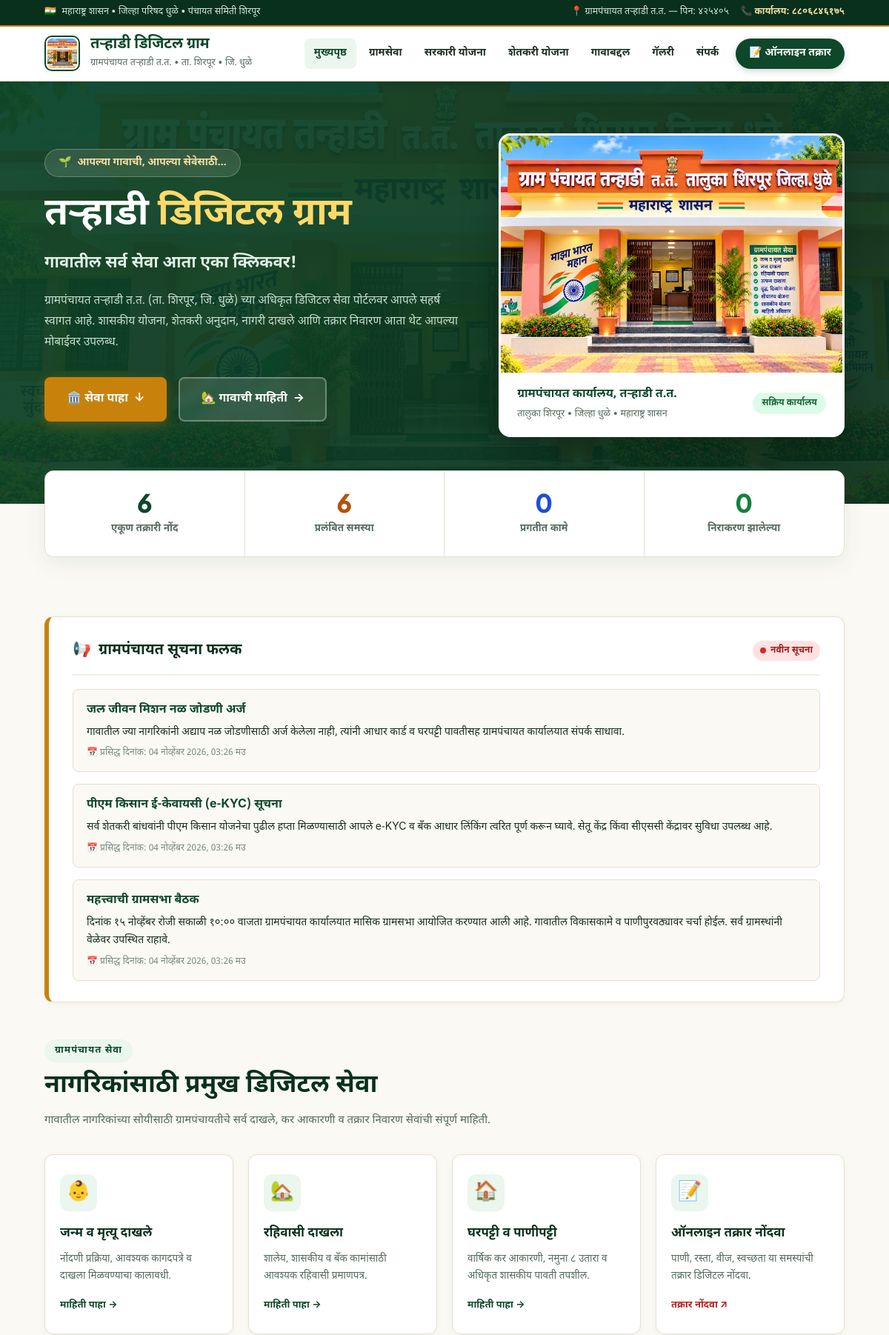
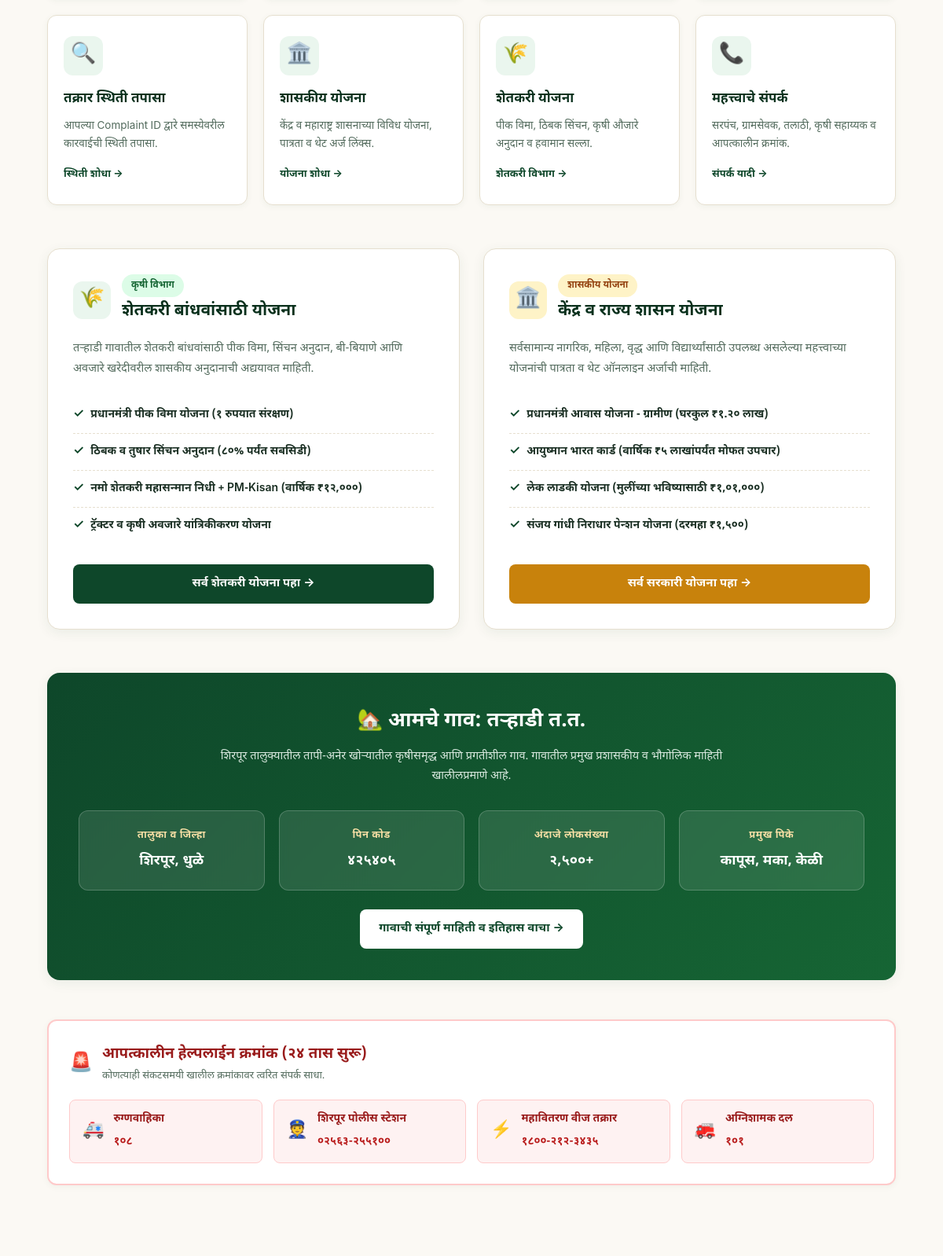
The page / (upper part) on the database its author committed (2 pictures, top to bottom).
### village/models.py (models this page shows, shortened)
class Notice(models.Model):
    title = models.CharField(max_length=200)
    message = models.TextField()
    created_at = models.DateTimeField(auto_now_add=True)
    class Meta:
        ordering = ['-created_at']
        verbose_name = 'सूचना'
        verbose_name_plural = 'सूचना'

### village/views.py (the view)
# urls.py: path("", views.home, name="home"),
def home(request):
    notices = Notice.objects.all()[:5]
    emergency_contacts = ImportantContact.objects.filter(is_emergency=True)[:4]
    all_contacts = ImportantContact.objects.filter(is_emergency=False)[:4]
    gallery = GalleryImage.objects.all()[:4]
    info_items = VillageInfo.objects.all()[:6]
    context = {
        "notices": notices,
        "emergency_contacts": emergency_contacts,
        "all_contacts": all_contacts,
        "gallery": gallery,
        "info_items": info_items,
        "total_complaints": Complaint.objects.count(),
        "pending_complaints": Complaint.objects.filter(status="Pending").count(),
        "in_progress_complaints": Complaint.objects.filter(status="In Progress").count(),
        "resolved_complaints": Complaint.objects.filter(status="Resolved").count(),
    }
    return render(request, "village/home.html", context)

### village/templates/village/home.html (shortened to what this page needs)
{% extends 'village/base.html' %}
{% load static %}
{% block nav_home %}active{% endblock %}
{% block content %}
<section class="village-hero">
    <div class="hero-inner">
        <div data-aos="fade-right">
            <div class="hero-tag">
                <span>🌱</span>
                <span>आपल्या गावाची, आपल्या सेवेसाठी...</span>
            </div>
            <h1 class="hero-title">
                तऱ्हाडी <span>डिजिटल ग्राम</span>
            </h1>
            <div class="hero-subtitle">
                गावातील सर्व सेवा आता एका क्लिकवर!
            </div>
            <p class="hero-desc">
                ग्रामपंचायत तऱ्हाडी त.त. (ता. शिरपूर, जि. धुळे) च्या अधिकृत डिजिटल सेवा पोर्टलवर आपले सहर्ष स्वागत आहे. शासकीय योजना, शेतकरी अनुदान, नागरी दाखले आणि तक्रार निवारण आता थेट आपल्या मोबाईवर उपलब्ध.
            </p>
            <div class="hero-buttons">
                <a href="#quick-services" class="hero-btn-primary">
                    <span>🏛️ सेवा पाहा</span>
                    <span>↓</span>
                </a>
                <a href="/about/" class="hero-btn-secondary">
                    <span>🏡 गावाची माहिती</span>
                    <span>→</span>
                </a>
            </div>
        </div>
        <div data-aos="fade-left">
            <div class="hero-visual-card card-tilt">
                <img src="{% static 'images/GPTTT.png' %}" alt="ग्रामपंचायत तऱ्हाडी त.त. इमारत">
                <div class="hero-visual-caption">
                    <div>
                        <h3>ग्रामपंचायत कार्यालय, तऱ्हाडी त.त.</h3>
                        <p>तालुका शिरपूर • जिल्हा धुळे • महाराष्ट्र शासन</p>
                    </div>
                    <span class="badge badge-green">सक्रिय कार्यालय</span>
                </div>
            </div>
        </div>
    </div>
</section>
<div class="stats-banner-wrap">
    <div class="stats-grid" data-aos="fade-up">
        <div class="stat-box">
            <div class="stat-number" style="color:var(--forest-green);" data-target="{{ total_complaints }}">{{ total_complaints }}</div>
            <div class="stat-title">एकूण तक्रारी नोंद</div>
        </div>
        <div class="stat-box">
            <div class="stat-number" style="color:#b45309;" data-target="{{ pending_complaints }}">{{ pending_complaints }}</div>
            <div class="stat-title">प्रलंबित समस्या</div>
        </div>
        <div class="stat-box">
            <div class="stat-number" style="color:#1d4ed8;" data-target="{{ in_progress_complaints }}">{{ in_progress_complaints }}</div>
            <div class="stat-title">प्रगतीत कामे</div>
        </div>
        <div class="stat-box">
            <div class="stat-number" style="color:#15803d;" data-target="{{ resolved_complaints }}">{{ resolved_complaints }}</div>
            <div class="stat-title">निराकरण झालेल्या</div>
        </div>
    </div>
</div>
<div class="page-container">
    {% if notices %}
    <section class="notice-section" data-aos="fade-up">
        <div class="notice-header">
            <h2>
                <span>📢</span>
                <span>ग्रामपंचायत सूचना फलक</span>
            </h2>
            <div class="notice-badge-live">नवीन सूचना</div>
        </div>
        <div class="notice-list">
            {% for notice in notices %}
            <div class="notice-card-item">
                <h3>{{ notice.title }}</h3>
                <p>{{ notice.message }}</p>
                <div class="notice-card-date">
                    📅 प्रसिद्ध दिनांक: {{ notice.created_at|date:"d F Y, h:i A" }}
                </div>
            </div>
            {% endfor %}
        </div>
    </section>
    {% endif %}
    <section class="services-section" id="quick-services">
        <div class="section-eyebrow">ग्रामपंचायत सेवा</div>
        <h2 class="section-title">नागरिकांसाठी प्रमुख डिजिटल सेवा</h2>
        <p class="section-desc">
            गावातील नागरिकांच्या सोयीसाठी ग्रामपंचायतीचे सर्व दाखले, कर आकारणी व तक्रार निवारण सेवांची संपूर्ण माहिती.
        </p>
        <div class="service-cards-grid">
            <a class="service-card card-tilt" href="/gramseva/#birth" data-aos="fade-up" data-aos-delay="50">
                <div class="icon-box">👶</div>
                <h3>जन्म व मृत्यू दाखले</h3>
                <p>नोंदणी प्रक्रिया, आवश्यक कागदपत्रे व दाखला मिळवण्याचा कालावधी.</p>
                <div class="action-link">माहिती पाहा →</div>
            </a>
            <a class="service-card card-tilt" href="/gramseva/#residence" data-aos="fade-up" data-aos-delay="100">
                <div class="icon-box">🏡</div>
                <h3>रहिवासी दाखला</h3>
                <p>शालेय, शासकीय व बँक कामांसाठी आवश्यक रहिवासी प्रमाणपत्र.</p>
                <div class="action-link">माहिती पाहा →</div>
            </a>
            <a class="service-card card-tilt" href="/gramseva/#property_tax" data-aos="fade-up" data-aos-delay="150">
                <div class="icon-box">🏠</div>
                <h3>घरपट्टी व पाणीपट्टी</h3>
                <p>वार्षिक कर आकारणी, नमुना ८ उतारा व अधिकृत शासकीय पावती तपशील.</p>
                <div class="action-link">माहिती पाहा →</div>
            </a>
            <a class="service-card card-tilt" href="/complaints/" data-aos="fade-up" data-aos-delay="200">
                <div class="icon-box">📝</div>
                <h3>ऑनलाइन तक्रार नोंदवा</h3>
                <p>पाणी, रस्ता, वीज, स्वच्छता या समस्यांची तक्रार डिजिटल नोंदवा.</p>
                <div class="action-link" style="color:#b91c1c;">तक्रार नोंदवा ↗</div>
            </a>
            <a class="service-card card-tilt" href="/takrar-status/" data-aos="fade-up" data-aos-delay="250">
                <div class="icon-box">🔍</div>
                <h3>तक्रार स्थिती तपासा</h3>
                <p>आपल्या Complaint ID द्वारे समस्येवरील कारवाईची स्थिती तपासा.</p>
                <div class="action-link">स्थिती शोधा →</div>
            </a>
            <a class="service-card card-tilt" href="/schemes/" data-aos="fade-up" data-aos-delay="300">
                <div class="icon-box">🏛️</div>
                <h3>शासकीय योजना</h3>
                <p>केंद्र व महाराष्ट्र शासनाच्या विविध योजना, पात्रता व थेट अर्ज लिंक्स.</p>
                <div class="action-link">योजना शोधा →</div>
            </a>
            <a class="service-card card-tilt" href="/shetkari-yojana/" data-aos="fade-up" data-aos-delay="350">
                <div class="icon-box">🌾</div>
                <h3>शेतकरी योजना</h3>
                <p>पीक विमा, ठिबक सिंचन, कृषी औजारे अनुदान व हवामान सल्ला.</p>
                <div class="action-link">शेतकरी विभाग →</div>
            </a>
            <a class="service-card card-tilt" href="/contacts/" data-aos="fade-up" data-aos-delay="400">
                <div class="icon-box">📞</div>
                <h3>महत्त्वाचे संपर्क</h3>
                <p>सरपंच, ग्रामसेवक, तलाठी, कृषी सहाय्यक व आपत्कालीन क्रमांक.</p>
                <div class="action-link">संपर्क यादी →</div>
            </a>
        </div>
    </section>
    <div class="schemes-split-grid">
        <div class="split-card" data-aos="fade-up">
            <div class="split-card-header">
                <div class="header-icon" style="background:#eaf6ee;color:#15803d;">🌾</div>
                <div>
                    <span class="badge badge-green">कृषी विभाग</span>
                    <h3>शेतकरी बांधवांसाठी योजना</h3>
                </div>
            </div>
            <p>
                तऱ्हाडी गावातील शेतकरी बांधवांसाठी पीक विमा, सिंचन अनुदान, बी-बियाणे आणि अवजारे खरेदीवरील शासकीय अनुदानाची अद्ययावत माहिती.
            </p>
            <ul class="split-list">
                <li><span>✓</span> प्रधानमंत्री पीक विमा योजना (१ रुपयात संरक्षण)</li>
                <li><span>✓</span> ठिबक व तुषार सिंचन अनुदान (८०% पर्यंत सबसिडी)</li>
                <li><span>✓</span> नमो शेतकरी महासन्मान निधी + PM-Kisan (वार्षिक ₹१२,०००)</li>
                <li><span>✓</span> ट्रॅक्टर व कृषी अवजारे यांत्रिकीकरण योजना</li>
            </ul>
            <a href="/shetkari-yojana/" class="btn btn-forest" style="margin-top:auto;">
                सर्व शेतकरी योजना पहा →
            </a>
        </div>
        <div class="split-card" data-aos="fade-up" data-aos-delay="100">
            <div class="split-card-header">
                <div class="header-icon" style="background:#fef3c7;color:#92400e;">🏛️</div>
                <div>
                    <span class="badge badge-gold">शासकीय योजना</span>
                    <h3>केंद्र व राज्य शासन योजना</h3>
                </div>
            </div>
            <p>
                सर्वसामान्य नागरिक, महिला, वृद्ध आणि विद्यार्थ्यांसाठी उपलब्ध असलेल्या महत्त्वाच्या योजनांची पात्रता व थेट ऑनलाइन अर्जाची माहिती.
            </p>
            <ul class="split-list">
                <li><span>✓</span> प्रधानमंत्री आवास योजना - ग्रामीण (घरकुल ₹१.२० लाख)</li>
                <li><span>✓</span> आयुष्मान भारत कार्ड (वार्षिक ₹५ लाखांपर्यंत मोफत उपचार)</li>
                <li><span>✓</span> लेक लाडकी योजना (मुलींच्या भविष्यासाठी ₹१,०१,०००)</li>
                <li><span>✓</span> संजय गांधी निराधार पेन्शन योजना (दरमहा ₹१,५००)</li>
            </ul>
            <a href="/schemes/" class="btn btn-gold" style="margin-top:auto;">
                सर्व सरकारी योजना पहा →
            </a>
        </div>
    </div>
    <section class="village-facts-card" data-aos="fade-up">
        <div class="facts-header">
            <h2>🏡 आमचे गाव: तऱ्हाडी त.त.</h2>
            <p>
                शिरपूर तालुक्यातील तापी-अनेर खोऱ्यातील कृषीसमृद्ध आणि प्रगतीशील गाव. गावातील प्रमुख प्रशासकीय व भौगोलिक माहिती खालीलप्रमाणे आहे.
            </p>
        </div>
        <div class="facts-grid">
            <div class="fact-item">
                <h4>तालुका व जिल्हा</h4>
                <p>शिरपूर, धुळे</p>
            </div>
            <div class="fact-item">
                <h4>पिन कोड</h4>
                <p>४२५४०५</p>
            </div>
            <div class="fact-item">
                <h4>अंदाजे लोकसंख्या</h4>
                <p>२,५००+</p>
            </div>
            <div class="fact-item">
                <h4>प्रमुख पिके</h4>
                <p>कापूस, मका, केळी</p>
            </div>
        </div>
        <div style="text-align:center;margin-top:24px;">
            <a href="/about/" class="btn" style="background:#fff;color:var(--forest-green);font-weight:700;">
                गावाची संपूर्ण माहिती व इतिहास वाचा →
            </a>
        </div>
    </section>
    <section class="emergency-banner" data-aos="fade-up">
        <div class="emergency-banner-header">
            <span style="font-size:24px;">🚨</span>
            <div>
                <h3>आपत्कालीन हेल्पलाईन क्रमांक (२४ तास सुरू)</h3>
                <p style="font-size:13px;color:var(--text-muted);">कोणत्याही संकटसमयी खालील क्रमांकावर त्वरित संपर्क साधा.</p>
            </div>
        </div>
        <div class="helpline-grid">
            <a href="tel:108" class="helpline-btn">
                <span class="h-icon">🚑</span>
                <div>
                    <h4>रुग्णवाहिका</h4>
                    <span>१०८</span>
                </div>
            </a>
            <a href="tel:02563255100" class="helpline-btn">
                <span class="h-icon">👮</span>
                <div>
                    <h4>शिरपूर पोलीस स्टेशन</h4>
                    <span>०२५६३-२५५१००</span>
                </div>
            </a>
            <a href="tel:18002123435" class="helpline-btn">
                <span class="h-icon">⚡</span>
                <div>
                    <h4>महावितरण वीज तक्रार</h4>
                    <span>१८००-२१२-३४३५</span>
                </div>
            </a>
            <a href="tel:101" class="helpline-btn">
                <span class="h-icon">🚒</span>
                <div>
                    <h4>अग्निशामक दल</h4>
                    <span>१०१</span>
                </div>
            </a>
        </div>
    </section>
</div>
{% endblock %}

### village/templates/village/base.html (style rules this page uses)
:root { --forest-green: #0e472a; --forest-green-dark: #09301c; --forest-green-light: #166534; --agri-green: #15803d; --agri-green-pale: #eaf6ee; --cream-bg: #fbf9f4; --cream-surface: #f4efe2; --card-white: #ffffff; --gold-accent: #c8820c; --gold-dark: #9a6204; --gold-pale: #fdf5e6; --border-subtle: #e6dfcf; --border-focus: #166534; --text-main: #192e22; --text-muted: #536b5d; --text-dim: #768a7e; --radius-sm: 8px; --radius-md: 12px; --radius-lg: 16px; --radius-pill: 999px; --shadow-subtle: 0 2px 8px rgba(14, 71, 42, 0.05); --shadow-card: 0 4px 16px rgba(14, 71, 42, 0.07); --shadow-hover: 0 10px 28px rgba(14, 71, 42, 0.12); }
* { margin: 0; padding: 0; box-sizing: border-box; }
html { scroll-behavior: smooth; }
body { font-family: 'Noto Sans Devanagari', -apple-system, BlinkMacSystemFont, sans-serif; background-color: var(--cream-bg); color: var(--text-main); line-height: 1.75; -webkit-font-smoothing: antialiased; overflow-x: hidden; }
.page-container { max-width: 1200px; margin: auto; padding: 40px 5%; }
.section-eyebrow { display: inline-flex; align-items: center; gap: 6px; font-size: 13px; font-weight: 700; color: var(--forest-green); text-transform: uppercase; letter-spacing: 1px; background: var(--agri-green-pale); padding: 4px 14px; border-radius: var(--radius-pill); margin-bottom: 10px; }
.section-title { font-size: clamp(24px, 3.2vw, 34px); font-weight: 800; color: var(--forest-green-dark); line-height: 1.35; margin-bottom: 10px; }
.section-desc { font-size: 15px; color: var(--text-muted); line-height: 1.8; max-width: 680px; margin-bottom: 32px; }
.btn { display: inline-flex; align-items: center; justify-content: center; gap: 8px; text-decoration: none; padding: 12px 24px; border-radius: var(--radius-sm); font-weight: 700; font-size: 15px; cursor: pointer; transition: all 0.2s ease; border: none; font-family: inherit; }
.btn-forest { background: var(--forest-green); color: #ffffff; }
.btn-gold { background: var(--gold-accent); color: #ffffff; }
.badge { display: inline-block; padding: 4px 12px; border-radius: var(--radius-pill); font-size: 12px; font-weight: 700; }
.badge-green { background: #dcfce7; color: #166534; }
.badge-gold { background: #fef3c7; color: #92400e; }

### rows shown on the page
Notice: title "जल जीवन मिशन नळ जोडणी अर्ज", message "गावातील ज्या नागरिकांनी अद्याप नळ जोडणीसाठी अर्ज केलेला नाही, त्यांनी आधार कार्ड व घरपट्टी पावतीसह ग्रामपंचायत कार्यालयात संपर्क साधावा.", created_at "04 नोव्हेंबर 2026, 03:26 मउ"
Notice: title "पीएम किसान ई-केवायसी (e-KYC) सूचना", message "सर्व शेतकरी बांधवांनी पीएम किसान योजनेचा पुढील हप्ता मिळण्यासाठी आपले e-KYC व बँक आधार लिंकिंग त्वरित पूर्ण करून घ्यावे. सेतू केंद्र किंवा सीएससी केंद्रावर सुविधा उपलब्ध आहे.", created_at "04 नोव्हेंबर 2026, 03:26 मउ"
Notice: title "महत्त्वाची ग्रामसभा बैठक", message "दिनांक १५ नोव्हेंबर रोजी सकाळी १०:०० वाजता ग्रामपंचायत कार्यालयात मासिक ग्रामसभा आयोजित करण्यात आली आहे. गावातील विकासकामे व पाणीपुरवठ्यावर चर्चा होईल. सर्व ग्रामस्थांनी वेळेवर उपस्थित राहावे.", created_at "04 नोव्हेंबर 2026, 03:26 मउ"

### other values the page prints
{{ total_complaints }} "6"
{{ pending_complaints }} "6"
{{ in_progress_complaints }} "0"
{{ resolved_complaints }} "0"
